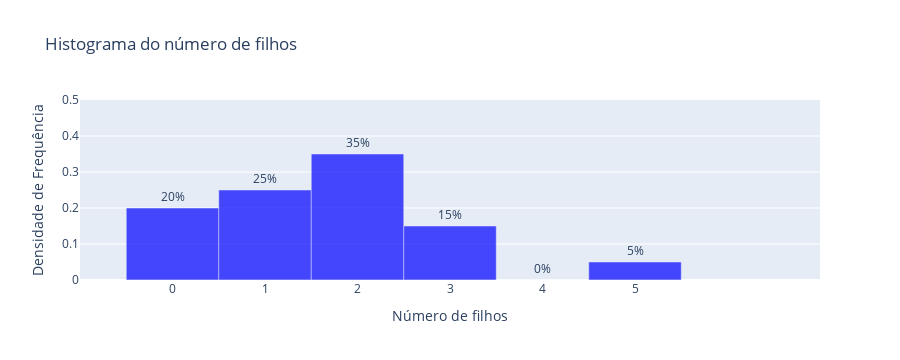

Write notebook code for a chart like this one.
### Code cell
# plotly
fig = go.Figure()

fig.add_trace(go.Bar(
    x=intervals2[:-1],
    y=densidade2,
    marker=dict(color='blue', opacity=0.7),
    width=[intervals2[i+1] - intervals2[i] for i in range(len(freq2))],
    text=[f'{round(p)}%' for p in porc2],
    textposition='outside'
))

fig.update_layout(
    title='Histograma do número de filhos',
    xaxis=dict(
        title='Número de filhos',
        tickvals=intervals2[:-1],
        range=[-1, intervals2[-1] + 1]
    ),
    yaxis=dict(
        title='Densidade de Frequência',
        range=[0, max(densidade2) + 0.15]  # Define o intervalo do eixo Y
    ),
    bargap=0.2,
)

fig.show()

### Figure 1 — Plotly figure (JSON) as saved in the notebook; plotly's stock layout.template omitted (floating-point values rounded to 4 significant figures)
{"data": [{"marker": {"color": "blue", "opacity": 0.7}, "text": ["20%", "25%", "35%", "15%", "0%", "5%"], "textposition": "outside", "type": "bar", "width": [1, 1, 1, 1, 1, 1], "x": [0, 1, 2, 3, 4, 5], "y": [0.2, 0.25, 0.35, 0.15, 0, 0.05]}], "layout": {"bargap": 0.2, "height": 360, "title": {"text": "Histograma do número de filhos"}, "xaxis": {"range": [-1, 7], "tickvals": [0, 1, 2, 3, 4, 5], "title": {"text": "Número de filhos"}, "type": "linear"}, "yaxis": {"range": [0, 0.5], "title": {"text": "Densidade de Frequência"}, "type": "linear"}}}
